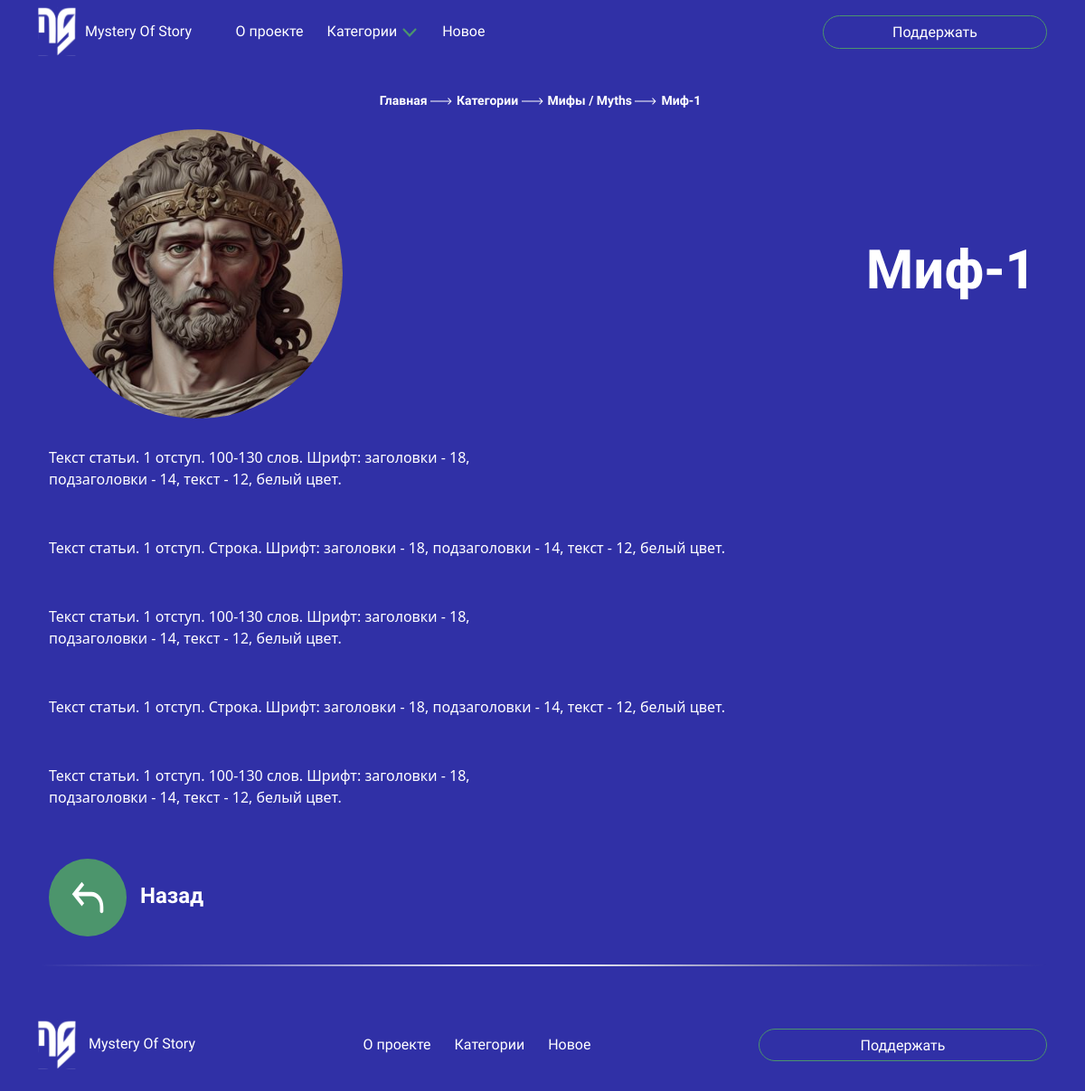
Page /articles/article_detail/42/ on the earlier database version.
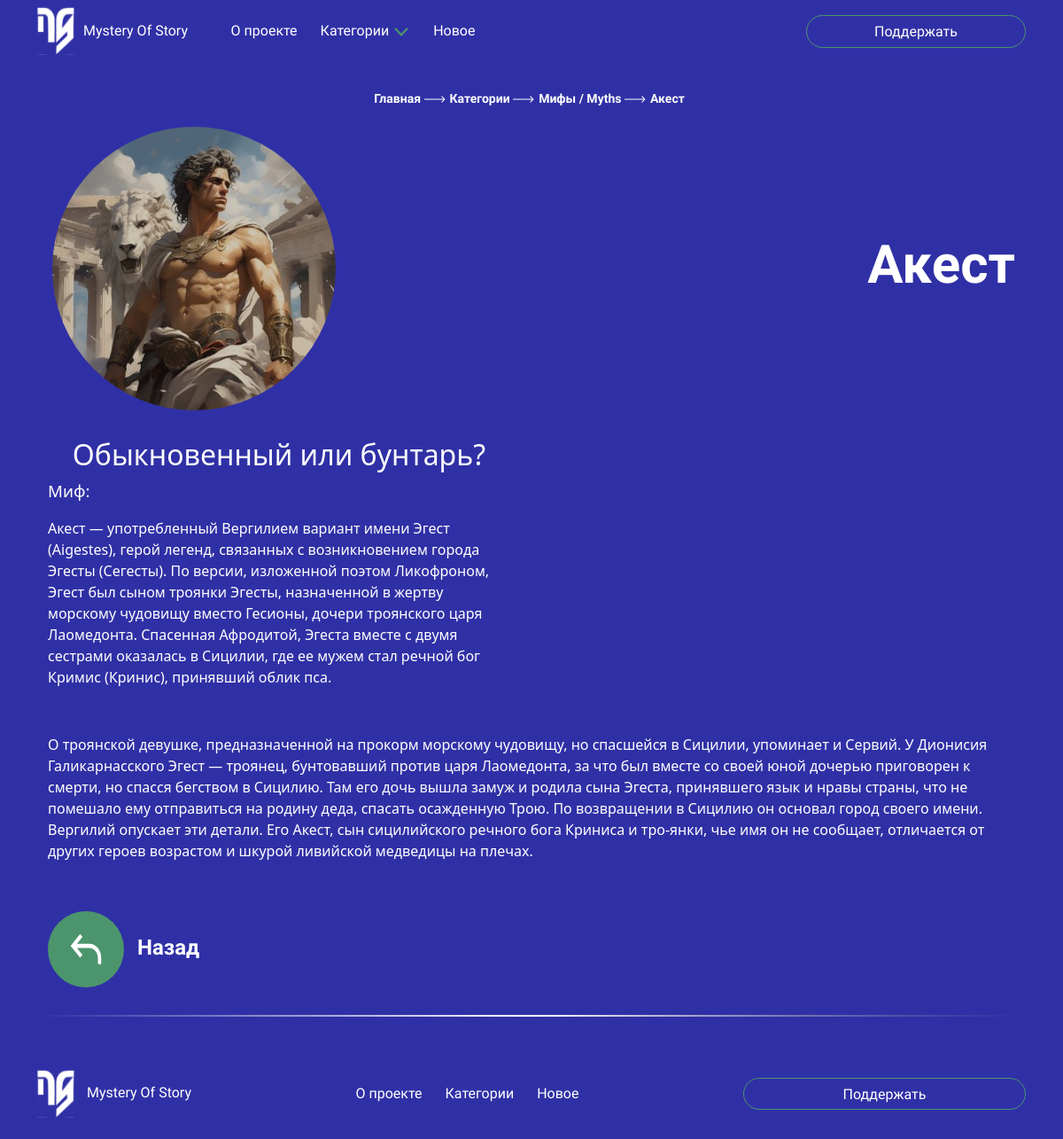
Same page on the later database version.
### articles/models.py (models this page shows, shortened)
class Articles(models.Model):
    articles_title = models.CharField(
        max_length=30,
        verbose_name='Название статьи',
    )
    articles_title_img = models.ImageField(
        upload_to='image/articles_img/',
        verbose_name='Титульная картинка',
    )
    articles_description = models.CharField(
        max_length=50,
        default='Описание статьи для титульной страницы!',
        verbose_name='Описание статьи',
    )
    articles_text_1 = HTMLField(
        default=(
            f'Текст статьи. 1 отступ. 100-130 слов. Шрифт: заголовки - 18, подзаголовки - 14, текст - 12, белый цвет.'
        ),
        verbose_name='Текст статьи 1 (left)',
        blank=True,
    )
    article_img_1 = models.ImageField(
        upload_to='image/articles_description_img/',
        verbose_name='Картинка 1',
        blank=True,
        null=True,
    )
    articles_text_2 = HTMLField(
        default=(
            f'Текст статьи. 1 отступ. Строка. Шрифт: заголовки - 18, подзаголовки - 14, текст - 12, белый цвет.'
        ),
        verbose_name='Текст статьи 2 (string)',
        blank=True,
    )
    articles_text_3 = HTMLField(
        default=(
            f'Текст статьи. 1 отступ. 100-130 слов. Шрифт: заголовки - 18, подзаголовки - 14, текст - 12, белый цвет.'
        ),
        verbose_name='Текст статьи 3 (right)',
        blank=True,
    )
    article_img_2 = models.ImageField(
        upload_to='image/articles_description_img/',
        verbose_name='Картинка 2',
        blank=True,
        null=True,
    )
    articles_text_4 = HTMLField(
        default=(
            f'Текст статьи. 1 отступ. Строка. Шрифт: заголовки - 18, подзаголовки - 14, текст - 12, белый цвет.'
        ),
        verbose_name='Текст статьи 4 (string)',
        blank=True,
    )
    articles_text_5 = HTMLField(
        default=(
            f'Текст статьи. 1 отступ. 100-130 слов. Шрифт: заголовки - 18, подзаголовки - 14, текст - 12, белый цвет.'
        ),
        verbose_name='Текст статьи 5 (left)',
        blank=True,
    )
    category = models.ForeignKey(
        ArticlesCategories,
        on_delete=models.CASCADE,
        null=True,
        verbose_name='Категория'
    )
    subcategory = models.ForeignKey(
        ArticlesSubcategories,
        on_delete=models.CASCADE,
        null=True,
        verbose_name='Подкатегория',
    )
    author = models.ForeignKey(
        User,
        on_delete=models.CASCADE,
        null=True,
        verbose_name='Автор'
    )
    created_at = models.DateTimeField(
        auto_now_add=True,
        verbose_name='Дата создания',
    )
    is_published = models.BooleanField(
        default=False,
        verbose_name='Опубликовать'
    )
    class Meta:
        ordering = ['-created_at']
        verbose_name = 'Статья'
        verbose_name_plural = 'Статьи'

class ArticlesCategories(models.Model):
    articles_category_title = models.CharField(
        max_length=40,
        verbose_name='Категория',
    )
    articles_category_img = models.ImageField(
        upload_to='image/articles_category/',
        verbose_name='Титульная картинка категории',
    )
    articles_category_description = models.CharField(
        max_length=100,
        verbose_name='Описание',
        default='Описание категории',
    )
    created_at = models.DateField(
        auto_now_add=True,
        verbose_name='Дата публикации',
    )
    is_published = models.BooleanField(
        verbose_name='Опубликовать',
    )
    class Meta:
        verbose_name = 'Категория'
        verbose_name_plural = 'Категории'
    def __str__(self):
        return self.articles_category_title

### articles/views.py (the view)
# urls.py: path('article_detail/<int:id>/', views.article_detail, name='article_detail'),
def article_detail(request, id):
    article = get_object_or_404(Articles, pk=id)
    return render(request, 'articles/article_detail.html', {'article': article})

### templates/articles/article_detail.html (shortened to what this page needs)
{% extends "base.html" %}
{% load static %}
{% block content %}
<div class="container-article-detail">
    <div class="row justify-content-center">
        <div class="artcile-way justify-content-center">
            <div class="to-the-main-page">
                <a class="article-way-link" href="{% url 'homepage:index' %}">
                    <p class="article-way-title">Главная
                        <img class="arrow" src="/static/img/arrow.svg">
                    </p>
                </a>
            </div>
            <div class="to-the-category-page">
                <a class="article-way-link" href="{% url 'articles:all_categories' 1 %}">
                    <p class="article-way-title">Категории
                        <img class="arrow" src="/static/img/arrow.svg">
                    </p>
                </a>
            </div>
            <div class="to-the-main-category-page">
                <a class="article-way-link" href="{% url 'articles:all_categories' article.category.id %}">
                    <p class="article-way-title">{{ article.category }}
                        <img class="arrow" src="/static/img/arrow.svg">
                    </p>
                </a>
            </div>
            <div class="this-article-name">
                <a class="article-way-link" href="{% url 'articles:article_detail' article.id %}">
                    <p class="article-way-title">{{ article.articles_title }}</p>
                </a>
            </div>
        </div>
        <div class="row one-article">
            <div class="title-article-img">
                <img class="article-title-img" src="{{ article.articles_title_img.url }}">
                <h4 class="article-title-name">{{ article.articles_title }}</h4>
            </div>
            <div class="row article-detail">
                {% if article.articles_text_1 %}
                    <div class="col-6 article-text">
                        <p class="text-of-article">{{ article.articles_text_1|safe }}</p>
                    </div>
                {% endif %}
                {% if article.articles_text_2 %}
                    <div class="col-12 article-text">
                        <p class="text-of-article">{{ article.articles_text_2|safe }}</p>
                    </div>
                {% endif %}
                {% if article.articles_text_3 %}
                    <div class="col-6 article-text">
                        <p class="text-of-article">{{ article.articles_text_3|safe }}</p>
                    </div>
                {% endif %}
                {% if article.articles_text_4 %}
                    <div class="col-12 article-text">
                        <p class="text-of-article">{{ article.articles_text_4|safe }}</p>
                    </div>
                {% endif %}
                {% if article.articles_text_5 %}
                    <div class="col-6 article-text">
                        <p class="text-of-article">{{ article.articles_text_5|safe }}</p>
                    </div>
                {% endif %}
            </div>
        </div>
        <div class="row btn-back">
            <a class="btn-back-link" href="javascript:history.back()">
                <p class="btn-back-word">
                    <img class="img-btn-back" src="/static/img/button-back.svg">Назад
                </p>
            </a>
        </div>
        <img src="/static/img/line49.png" class="main-page-img-line" style="margin-bottom: 20px;">
    </div>
</div>
{% endblock %}

Differences in the rows shown:
changed Articles "Мифы / Myths": articles_title "Миф-1" → "Акест"; articles_title_img: a different picture; articles_text_1 "Текст статьи. 1 отступ. 100-130 слов. Шрифт: заголовки - 18, подзаголовки - 14, текст - 12, белый цвет." → "Обыкновенный или бунтарь? Миф: Акест — употребленный Вергилием вариант имени Эгест (Aigestes), герой легенд, связанных с возникновением города Эгесты (Сегесты). По версии, изложенной поэтом Ликофроном, Эгест был сыном троянки Эгесты, назначенной в жертву морскому чудовищу вместо Гесионы, дочери троянского царя Лаомедонта. Спасенная Афродитой, Эгеста вместе с двумя сестрами оказалась в Сицилии, где ее мужем стал речной бог Кримис (Кринис), принявший облик пса."; articles_text_2 "Текст статьи. 1 отступ. Строка. Шрифт: заголовки - 18, подзаголовки - 14, текст - 12, белый цвет." → "О троянской девушке, предназначенной на прокорм морскому чудовищу, но спасшейся в Сицилии, упоминает и Сервий. У Дионисия Галикарнасского Эгест — троянец, бунтовавший против царя Лаомедонта, за что был вместе со своей юной дочерью приговорен к смерти, но спасся бегством в Сицилию. Там его дочь вышла замуж и родила сына Эгеста, принявшего язык и нравы страны, что не помешало ему отправиться на родину деда, спасать осажденную Трою. По возвращении в Сицилию он основал город своего имени. Вергилий опускает эти детали. Его Акест, сын сицилийского речного бога Криниса и тро-янки, чье имя он не сообщает, отличается от других героев возрастом и шкурой ливийской медведицы на плечах."; articles_text_3 "Текст статьи. 1 отступ. 100-130 слов. Шрифт: заголовки - 18, подзаголовки - 14, текст - 12, белый цвет." → (not shown); articles_text_4 "Текст статьи. 1 отступ. Строка. Шрифт: заголовки - 18, подзаголовки - 14, текст - 12, белый цвет." → (not shown); articles_text_5 "Текст статьи. 1 отступ. 100-130 слов. Шрифт: заголовки - 18, подзаголовки - 14, текст - 12, белый цвет." → (not shown)
